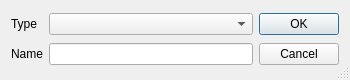
<?xml version="1.0" encoding="UTF-8"?>
<ui version="4.0">
 <class>qtNewAttributeWidget</class>
 <widget class="QDialog" name="qtNewAttributeWidget">
  <property name="geometry">
   <rect>
    <x>0</x>
    <y>0</y>
    <width>350</width>
    <height>80</height>
   </rect>
  </property>
  <property name="sizePolicy">
   <sizepolicy hsizetype="Expanding" vsizetype="Fixed">
    <horstretch>0</horstretch>
    <verstretch>0</verstretch>
   </sizepolicy>
  </property>
  <property name="windowTitle">
   <string>Dialog</string>
  </property>
  <property name="sizeGripEnabled">
   <bool>true</bool>
  </property>
  <property name="modal">
   <bool>true</bool>
  </property>
  <layout class="QGridLayout" name="gridLayout">
   <item row="0" column="2">
    <widget class="QPushButton" name="okButton">
     <property name="sizePolicy">
      <sizepolicy hsizetype="Fixed" vsizetype="Fixed">
       <horstretch>0</horstretch>
       <verstretch>0</verstretch>
      </sizepolicy>
     </property>
     <property name="toolTip">
      <string>Close (Esc)</string>
     </property>
     <property name="text">
      <string>OK</string>
     </property>
    </widget>
   </item>
   <item row="0" column="1">
    <widget class="QComboBox" name="comboBoxType"/>
   </item>
   <item row="1" column="1">
    <widget class="QLineEdit" name="lineEditName">
     <property name="minimumSize">
      <size>
       <width>200</width>
       <height>0</height>
      </size>
     </property>
     <property name="cursor">
      <cursorShape>ArrowCursor</cursorShape>
     </property>
     <property name="mouseTracking">
      <bool>false</bool>
     </property>
     <property name="acceptDrops">
      <bool>false</bool>
     </property>
    </widget>
   </item>
   <item row="0" column="0">
    <widget class="QLabel" name="label_2">
     <property name="text">
      <string>Type</string>
     </property>
    </widget>
   </item>
   <item row="1" column="0">
    <widget class="QLabel" name="label">
     <property name="sizePolicy">
      <sizepolicy hsizetype="Fixed" vsizetype="Preferred">
       <horstretch>0</horstretch>
       <verstretch>0</verstretch>
      </sizepolicy>
     </property>
     <property name="text">
      <string>Name</string>
     </property>
    </widget>
   </item>
   <item row="1" column="2">
    <widget class="QPushButton" name="cancelButton">
     <property name="sizePolicy">
      <sizepolicy hsizetype="Fixed" vsizetype="Fixed">
       <horstretch>0</horstretch>
       <verstretch>0</verstretch>
      </sizepolicy>
     </property>
     <property name="text">
      <string>Cancel</string>
     </property>
    </widget>
   </item>
  </layout>
 </widget>
 <resources/>
 <connections>
  <connection>
   <sender>okButton</sender>
   <signal>clicked()</signal>
   <receiver>qtNewAttributeWidget</receiver>
   <slot>accept()</slot>
   <hints>
    <hint type="sourcelabel">
     <x>281</x>
     <y>30</y>
    </hint>
    <hint type="destinationlabel">
     <x>206</x>
     <y>0</y>
    </hint>
   </hints>
  </connection>
  <connection>
   <sender>cancelButton</sender>
   <signal>clicked()</signal>
   <receiver>qtNewAttributeWidget</receiver>
   <slot>reject()</slot>
   <hints>
    <hint type="sourcelabel">
     <x>308</x>
     <y>56</y>
    </hint>
    <hint type="destinationlabel">
     <x>15</x>
     <y>72</y>
    </hint>
   </hints>
  </connection>
 </connections>
</ui>
